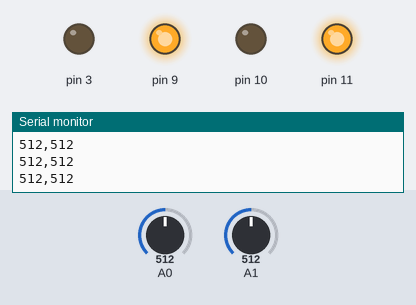
Bench run of a sketch on a simulated Arduino Uno, built with avr-gcc and run on an emulated ATmega328P. Parts: output pins drawn as LEDs (lit = HIGH), the last lines printed to the serial monitor. The inputs (shaded band) are chosen by the test bench; at power-on: A0 = 512, A1 = 512.

Above: at 1.3 s.
1.4 s: A0 set to 805
At 2.3 s:
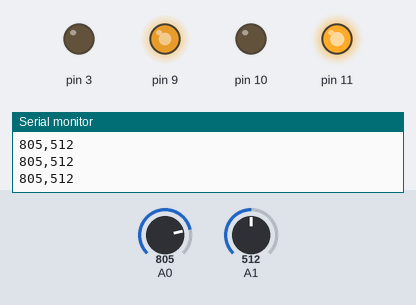
4.4 s: A1 set to 900
At 5.6 s:
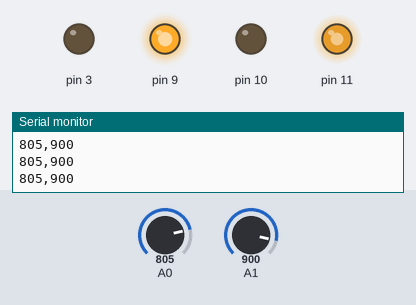
Timing chart, 0 to 7.4 s (numbered marks = the images above; inputs shaded):
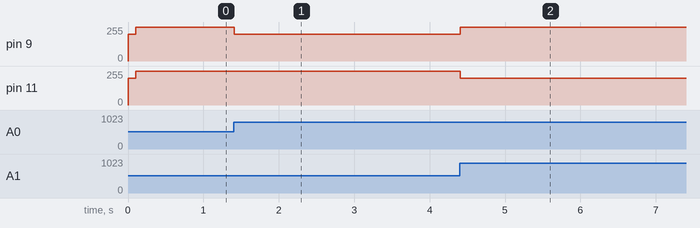

The sketch:

motor_sep_files.ino
```cpp
#include "motor.h"
#include "line.h"

const int lineSensorLeft = A1;
const int lineSensorRight = A0;

Motor right_motor(11, 10);
Motor left_motor(9, 3);
LaneFollower laneNav(lineSensorLeft, lineSensorRight);

void setup(){
  Serial.begin(9600);
  left_motor.setup();
  right_motor.setup();
  left_motor.setSpeed(200);
  right_motor.setSpeed(200);
  right_motor.setDirection(FORWARD);
  left_motor.setDirection(FORWARD);
  delay(100);
}

void rampSpeed(){
  for(int i = 0; i < 0; i++){
    int speed = map(i, 0, 10, 0, 255);
    left_motor.setSpeed(speed);
    right_motor.setSpeed(speed);
    left_motor.setDirection(FORWARD);
    right_motor.setDirection(FORWARD);
    delay(2000);
    left_motor.setDirection(REVERSE);
    right_motor.setDirection(REVERSE);
    delay(2000);
  }
}

void StartupRush(){
  left_motor.setSpeed(255);
  right_motor.setSpeed(255);
  right_motor.setDirection(FORWARD);
  left_motor.setDirection(FORWARD);
  delay(3000);
  while (1 == 1){
    left_motor.setSpeed(0);
    right_motor.setSpeed(0);
    right_motor.setDirection(STOP);
    left_motor.setDirection(STOP);
    delay(1000);
  }
}

void loop() {

  int direction = laneNav.getTurnDirection();
  laneNav.printInfo();
  if (direction == TURN_LEFT){
    //right_motor.setDirection(FORWARD);
    //left_motor.setDirection(STOP);
    right_motor.setSpeed(255);
    left_motor.setSpeed(200);
  }
  else if (direction == TURN_RIGHT){
    //right_motor.setDirection(STOP);
    //left_motor.setDirection(FORWARD);
    right_motor.setSpeed(200);
    left_motor.setSpeed(255);
  }
  else { // continue forward
    //right_motor.setDirection(FORWARD);
    //left_motor.setDirection(FORWARD);
    right_motor.setSpeed(255);
    left_motor.setSpeed(255);
  }
  delay(5);

}
```

line.cpp
```cpp
#include "line.h"
#include "Arduino.h"

int LaneFollower::getTurnDirection(){
  readSensors();
  if (_leftVal < _lineThreshold && _rightVal < _lineThreshold){
    return TURN_FORWARD;
  }
  // todo: something else if both are activated
  return _leftVal > _rightVal ? TURN_RIGHT : TURN_LEFT;
}

int LaneFollower::getThrottleIntensity(int turn){
  // turn: instance of TurnDirection enum
  // returns: output value between 0 and 255
  if (turn == TURN_FORWARD){
    return 255;
  }
  int turn_urgency = (turn == TURN_LEFT) ? _rightVal : _leftVal; // determines which direction
  return map(turn_urgency, 50, 1023, _LOWEST_TURN_VALUE, 255);
}

void LaneFollower::readSensors(){
  _leftVal = analogRead(_leftPin);
  _rightVal = analogRead(_rightPin);
}

LaneFollower::LaneFollower(int leftPin, int rightPin)
  : _leftPin(leftPin), _rightPin(rightPin){}

// Interface:
// Usage: getNewMovementInstruction(&a, &b)
void LaneFollower::getNewMovementInstruction(int *direction, int *intensity){
  // TODO: use struct instead of pointers
  readSensors();
*direction = getTurnDirection();
  *intensity = getThrottleIntensity(*direction);
}

void LaneFollower::printInfo(){
  Serial.print(_rightVal);
  Serial.print(",");              //seperator
  Serial.println(_leftVal);
}

int instructionToInt(int dir, int intensity){
  if (dir == TURN_FORWARD)
    return 0;
  return dir == TURN_LEFT ? intensity : -intensity;
}
```

line.h
```cpp
#ifndef HEADER_LINECLASS
#define HEADER_LINECLASS

enum TurnDirection {
  TURN_LEFT = -1,
  TURN_FORWARD = 0,
  TURN_RIGHT = 1,
};


class LaneFollower {
  // Flesh out this class with so that it becomes general navigation class? ie obstacles etc
 private:
  // IO:
  int _leftPin;
  int _rightPin;
  // Internal Variables:
  int _leftVal;
  int _rightVal;
  // Sensitivity/control tweaks:
  const int _lineThreshold = 795;
  const int _LOWEST_TURN_VALUE = 55;


  int getThrottleIntensity(int turn);

  void readSensors();

 public:
  void printInfo();
   int getTurnDirection();
  LaneFollower(int leftPin, int rightPin);

  void getNewMovementInstruction(int *direction, int *intensity);
};

int instructionToInt(int dir, int intensity);

#endif
```

motor.cpp
```cpp
#include "motor.h"
#include "Arduino.h"


Motor::Motor(int forward, int reverse) : forwardPin(forward), reversePin(reverse),
  _direction(STOP), _speed(0){}

void Motor::setup(){
    pinMode(forwardPin, OUTPUT);
    pinMode(reversePin, OUTPUT);
    setDirection(STOP);
}

void Motor::updateMotors(){
    if (_direction == FORWARD){
        digitalWrite(reversePin, LOW);
        analogWrite(forwardPin, _speed);
    } else if (_direction == REVERSE){
        digitalWrite(forwardPin, LOW);
        analogWrite(reversePin, _speed);
    } else if (_direction == STOP){
        digitalWrite(forwardPin, LOW);
        digitalWrite(reversePin, LOW);
    }
}

void Motor::setDirection(int new_direction){
  _direction = new_direction;
  updateMotors();
}

int Motor::getDirection() { return _direction; }

void Motor::setSpeed(int speed){
  if (speed > 255){
    Serial.println("Error, attempting to set speed greater than 255");
    return;
  }
  _speed = speed;
  updateMotors();
}
```

motor.h
```cpp
#ifndef HEADER_MOTORCLASS
#define HEADER_MOTORCLASS

enum Direction {
  FORWARD = 1,
  STOP = 0,
  REVERSE = -1,
};

class Motor{
  private:
    int forwardPin;
    int reversePin;
    int _direction;
    int _speed;
  public:
    Motor(int forward, int reverse);
    void setup();
    void updateMotors();
    void setDirection(int new_direction);
    int getDirection();
    void setSpeed(int speed);
};

#endif
```

Measured:
- after the input at 1.4 s, pin 9: 255/255 → 200/255 at once
- after the input at 4.4 s, pin 9: 200/255 → 255/255 at once; pin 11: 255/255 → 200/255 at once
